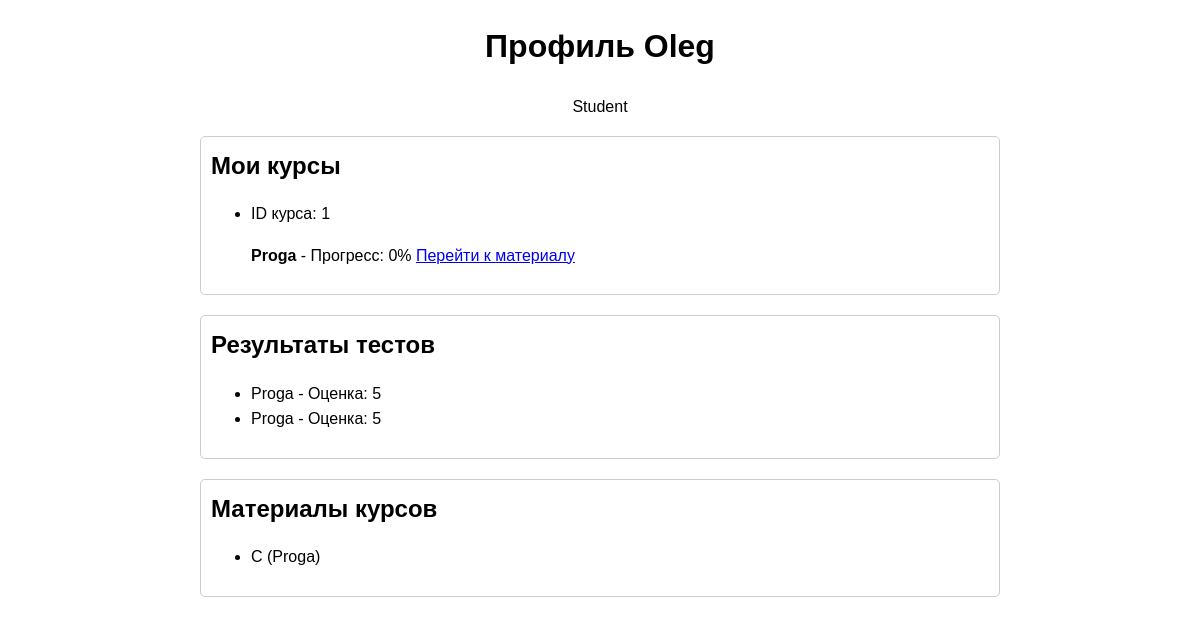
Before: /profile/ (signed in) with the older database file.
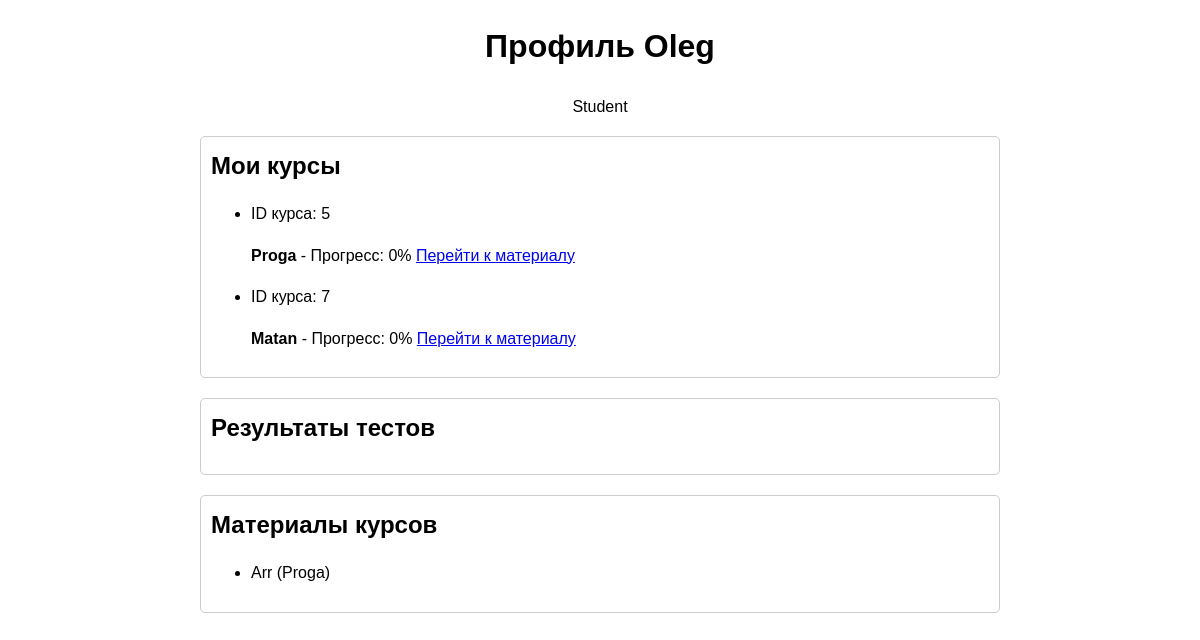
After: the same page with the newer database file.
### main/models.py (models this page shows, shortened)
class Users(AbstractUser):
    STUDENT = 'S'
    TEACHER = 'T'
    ROLES = [
        (STUDENT, 'Student'),
        (TEACHER, 'Teacher'),
    ]
    role = models.CharField(choices=ROLES, max_length=1, default=STUDENT)

class Courses(models.Model):
    name = models.CharField(max_length=128, blank=False)
    description = models.TextField(null=True)
    students = models.ManyToManyField(Users)
    teacher = models.ForeignKey(Users, on_delete=models.SET_NULL, null=True, limit_choices_to={'role': Users.TEACHER}, related_name='teacher')

class Grades(models.Model):
    grade = models.IntegerField()
    student = models.ForeignKey(Users, on_delete=models.CASCADE, null=True)
    course = models.ForeignKey(Courses, on_delete=models.CASCADE, null=True)

class Materials(models.Model):
    topic = models.CharField(max_length=128)
    name = models.CharField(max_length=128, blank=False)
    text = models.TextField(null=True, blank=True)
    pdf = models.FileField(null=True, blank=True)
    photo = models.ImageField(null=True, blank=True)
    video = models.FileField(null=True, blank=True)
    link = models.TextField(null=True, blank=True)
    course = models.ForeignKey(Courses, on_delete=models.CASCADE, null=True)

### main/views.py (the view, shortened to what this page needs)
# urls.py: path('profile/', profile_view, name='profile'),
@login_required
def profile_view(request):
    user = request.user
    if user.role == 'S':  # Если студент
        courses = user.courses_set.all()
        progress_data = []
        for course in courses:
            progress = Progress.objects.filter(student=user, course=course).first()
            progress_percentage = progress.progress_percentage if progress else 0
            progress_data.append({
                'course': course,
                'name': course.name,
                'progress_percentage': progress_percentage
            })
        grades = Grades.objects.filter(student=user)
        materials = Materials.objects.filter(course__in=courses)
        context = {
            'user': user,
            'courses': progress_data,
            'grades': grades,
            'materials': materials,
        }
    else:
        context = {'user': user}  # Для неопределенной роли
    return render(request, 'profile.html', context)

### templates/profile.html (shortened to what this page needs)
<!DOCTYPE html>
<html lang="en">
<head>
</head>
<body>
    <div class="profile-header">
        <h1>Профиль {{ user.username }}</h1>
        <p>{{ user.get_role_display }}</p>
    </div>
    {% if user.role == 'S' %}
        <div class="profile-section">
            <h2>Мои курсы</h2>
            <ul>
                {% for course in courses %}
                    <li>
                        <p>ID курса: {{ course.course.id }}</p>
                        <strong>{{ course.name }}</strong> - Прогресс: {{ course.progress_percentage }}%
                        {% if course.course.id %}
                            <a href="{% url 'course_materials' course.course.id %}" class="btn">Перейти к материалу</a>
                        {% else %}
                            <span>Курс не активен</span>
                        {% endif %}
                    </li>
                {% endfor %}
            </ul>
        </div>
        <div class="profile-section">
            <h2>Результаты тестов</h2>
            <ul>
                {% for grade in grades %}
                    <li>{{ grade.course.name }} - Оценка: {{ grade.grade }}</li>
                {% endfor %}
            </ul>
        </div>
        <div class="profile-section">
            <h2>Материалы курсов</h2>
            <ul>
                {% for material in materials %}
                    <li>{{ material.name }} ({{ material.course.name }})</li>
                {% endfor %}
            </ul>
        </div>
    {% endif %}
</body>
</html>

### templates/profile.html (style rules this page uses)
body { font-family: Arial, sans-serif; line-height: 1.6; max-width: 800px; margin: 20px auto; }
.profile-header { text-align: center; }
.profile-section { margin-bottom: 20px; padding: 10px; border: 1px solid #ccc; border-radius: 5px; }
.profile-section h2 { margin: 0 0 10px; }

Changed rows visible on the page:
removed Courses: course.id "1", name "Proga", progress_percentage "0", shows "Перейти к материалу"
removed Grades: course.name "Proga", grade "5"
removed Grades: course.name "Proga", grade "5"
removed Materials: name "C", course.name "Proga"
added Courses: course.id "5", name "Proga", progress_percentage "0", shows "Перейти к материалу"
added Courses: course.id "7", name "Matan", progress_percentage "0", shows "Перейти к материалу"
added Materials: name "Arr", course.name "Proga"
